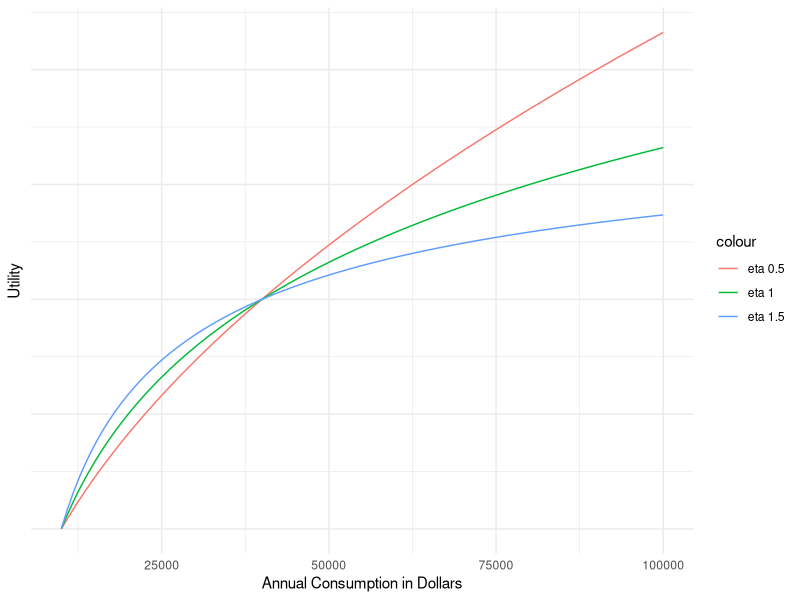
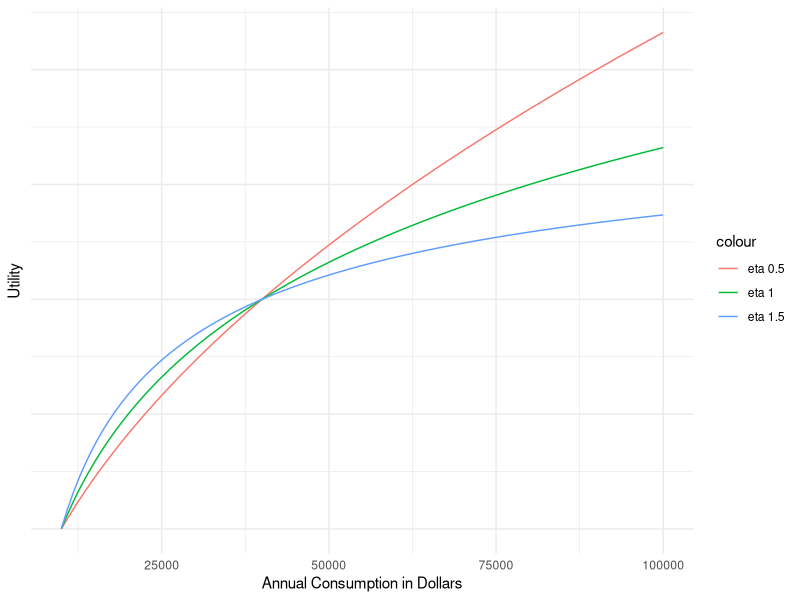

Write the R code that produced these figures, in order.
## ---- chunk 1
#| include: false
require(tidyverse)
## ---- chunk 2
#| label: fig-variable-eta
#| fig-cap: "The relation between utility and consumption for four values of $\eta$."
#| echo: false
#| cache: true
#! warning: false
#| message: false
base <-
  ggplot() +
  theme_minimal() +
  xlim(10000, 100000) +
  theme(
     axis.text.y = element_blank(),
     axis.ticks.y = element_blank()
   )

a <- 100 / (log(40000) - log(10000))
b <- 100 - a * log(10000)  
the_graph <- base + 
  geom_function(fun = function(x) x ^ 0.5, aes(color = "eta 0.5")) +
  geom_function(fun = function(x) a * log(x) + b, aes(color = "eta 1")) +
  geom_function(fun = function(x) 300 * (1 - 200 * (x^-0.5)/3), aes(color = "eta 1.5")) +
  labs(y = "Utility", x = "Annual Consumption in Dollars")
the_graph
## ---- chunk 3
#| label: fig-variable-eta-reprise
#| fig-cap: "The relation between utility and consumption for four values of $\eta$."
#| echo: false
#| cache: true
#! warning: false
#| message: false

the_graph
